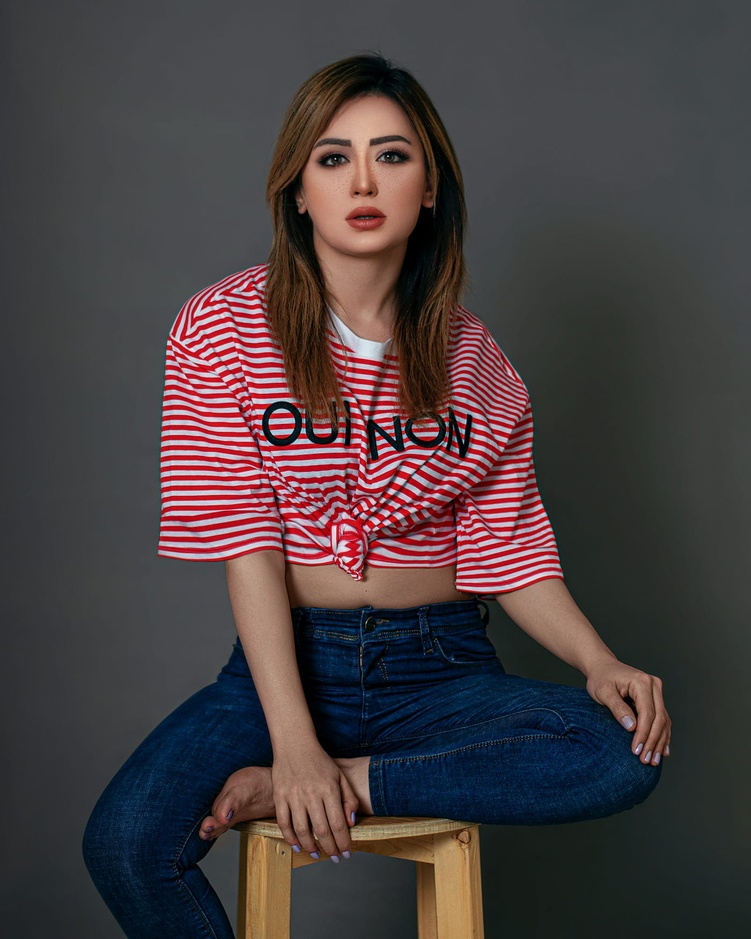
#> input picture pic/0_RdPUay-F2l6VIIFV.jpg, 751 x 939 px, shrunk from 1400 x 1750 before the run, found by its file name
$ python Sketch.py
#> lines starting #> are read from the running program, lines starting #| are printed output that depends on the picture
import cv2

img = cv2.imread(r"pic\0_RdPUay-F2l6VIIFV.jpg")
#> img is the input picture: shape (939, 751, 3); mean B, G, R 64.2, 62.4, 72.6
grey_img = cv2.cvtColor(img, cv2.COLOR_BGR2GRAY)
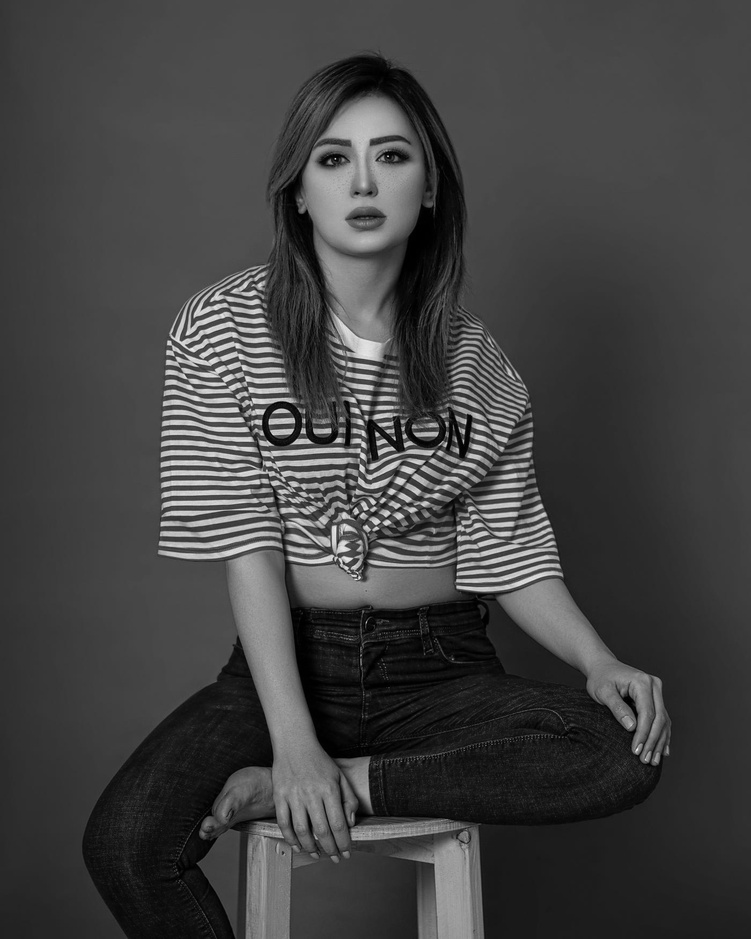
#> grey_img: shape (939, 751); min 0, max 238, mean 65.6
invert_img = cv2.bitwise_not(grey_img)
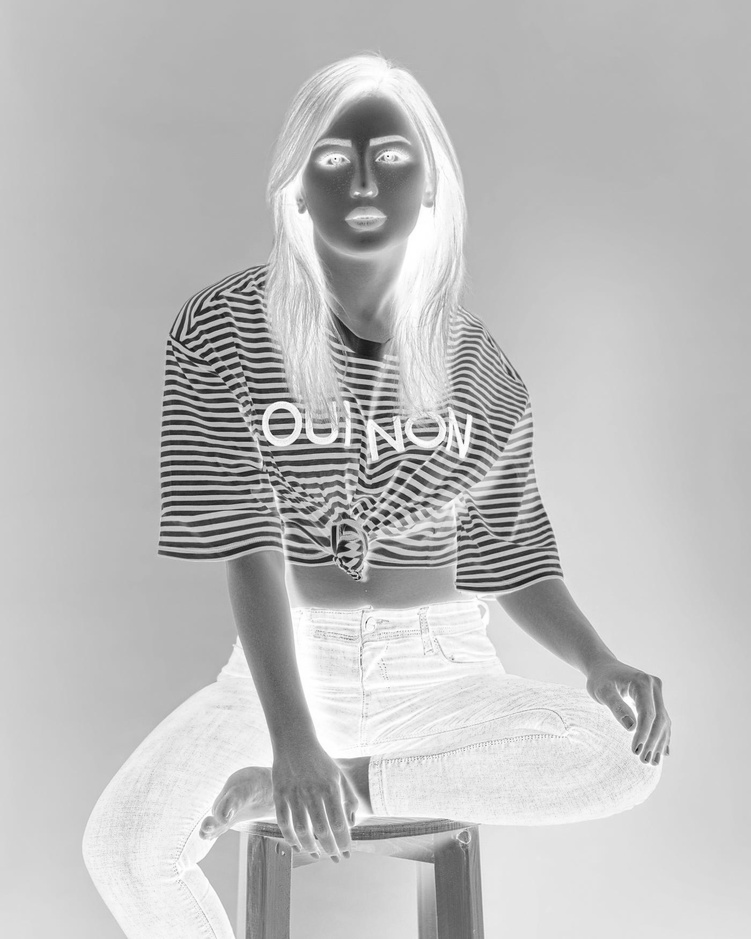
#> invert_img: shape (939, 751); min 17, max 255, mean 189.4
blur_img=cv2.GaussianBlur(invert_img, (111,111),0)
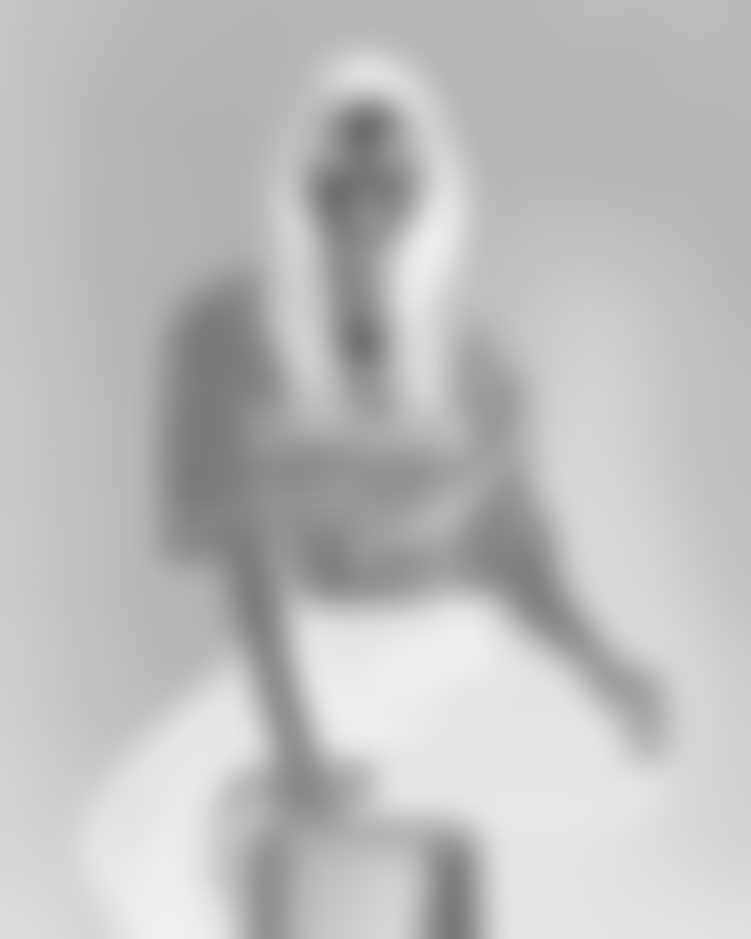
#> blur_img: shape (939, 751); min 111, max 241, mean 189.4
invblur_img=cv2.bitwise_not(blur_img)
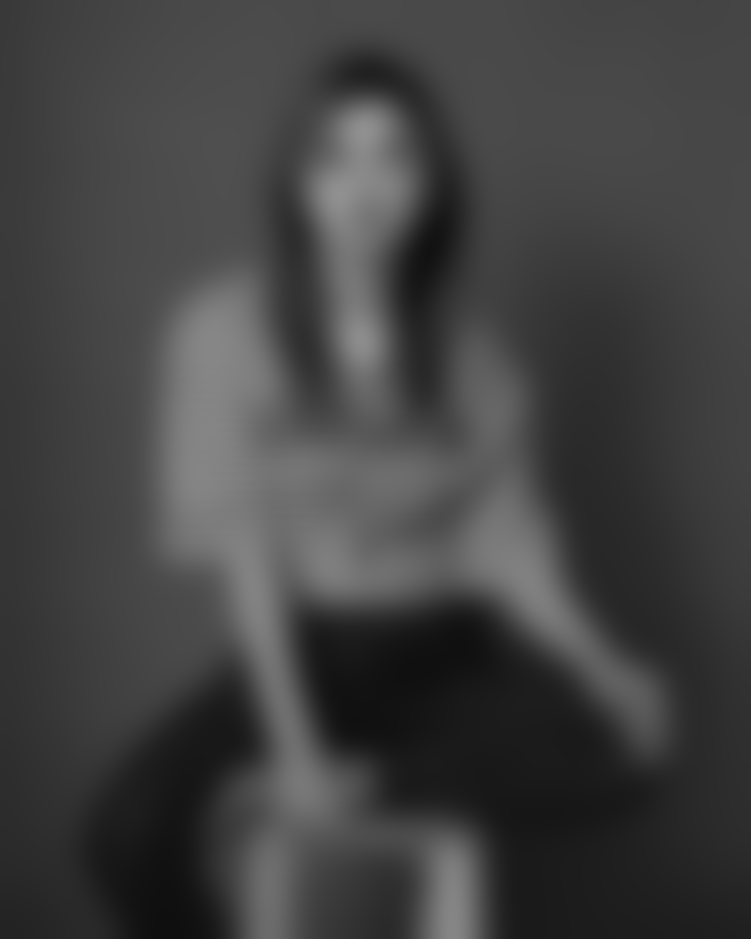
#> invblur_img: shape (939, 751); min 14, max 144, mean 65.6
sketch_img=cv2.divide(grey_img,invblur_img, scale=256.0)
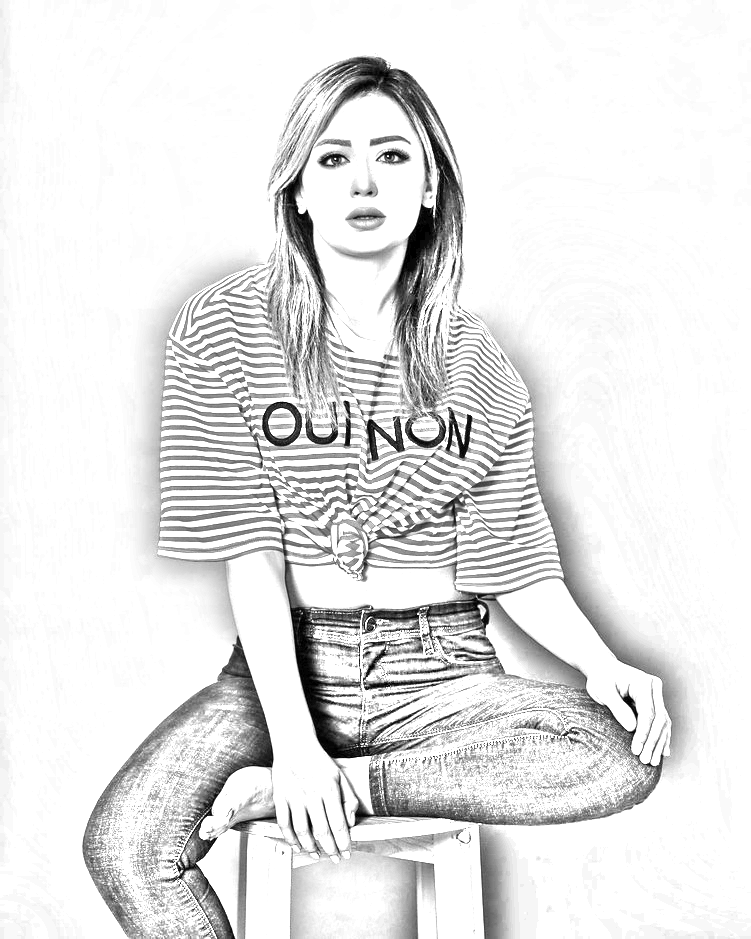
#> sketch_img: shape (939, 751); min 0, max 255, mean 228.9
#> (the run stopped early here; a loop or call above may not have finished)

$ run again, with pic/0040604.tif saved as pic/0_RdPUay-F2l6VIIFV.jpg
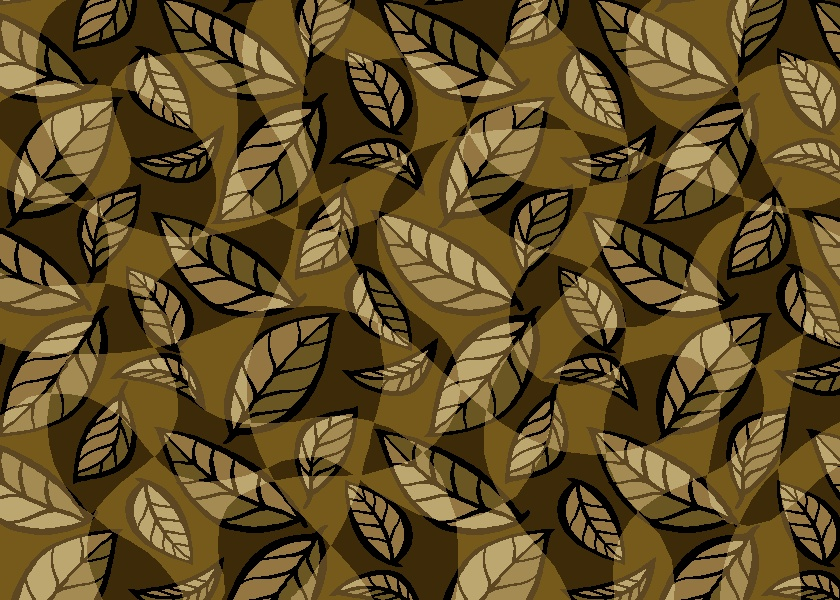
#> input picture pic/0040604.tif, 840 x 600 px, found by its file name
#> img is the input picture: shape (600, 840, 3); mean B, G, R 37.2, 77.6, 97.7
#> `invblur_img=cv2.bitwise_not(blur_img)`:
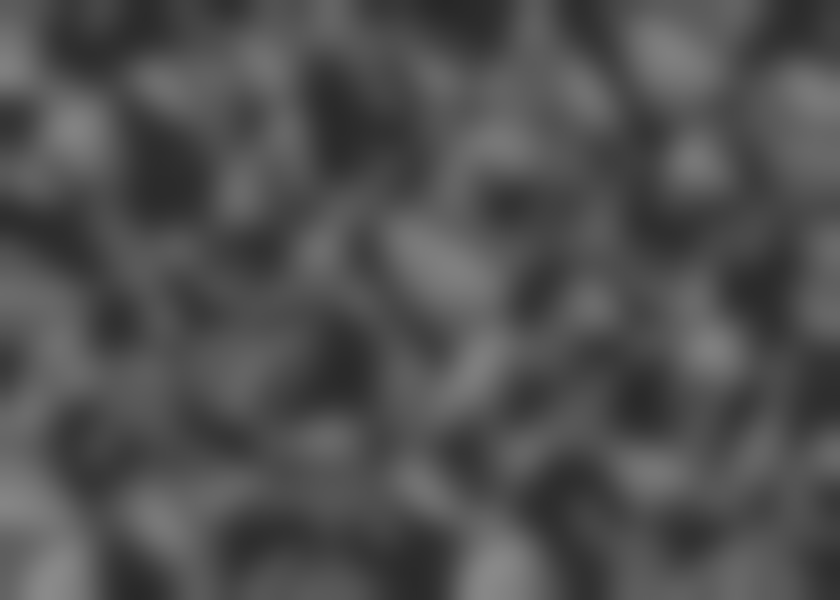
#> invblur_img: shape (600, 840); min 39, max 138, mean 79
#> `sketch_img=cv2.divide(grey_img,invblur_img, scale=256.0)`:
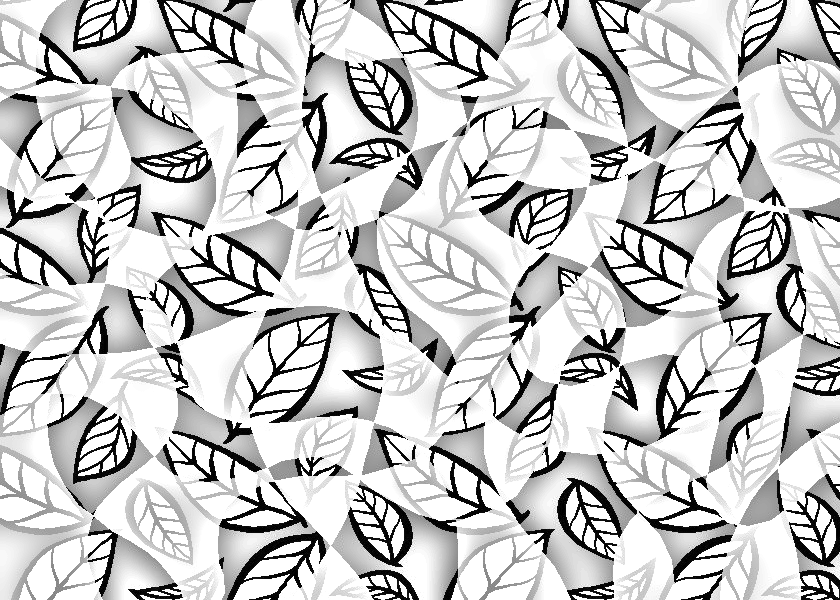
#> sketch_img: shape (600, 840); min 0, max 255, mean 200.3
